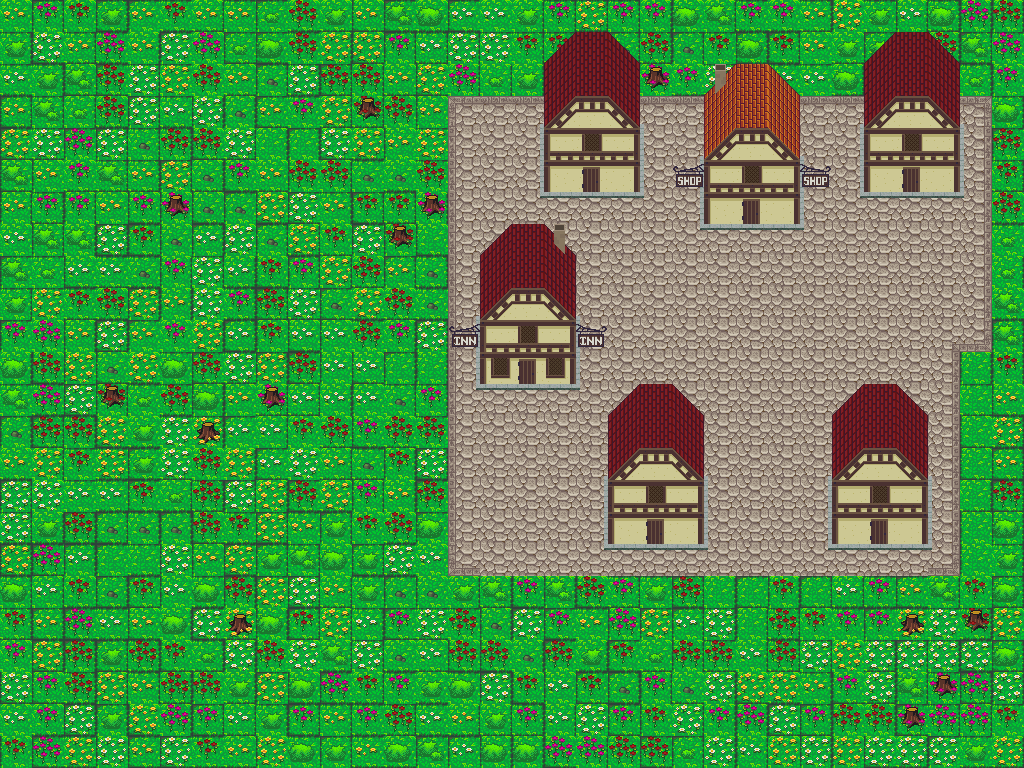

Rendered tile map (Tiled .tmx) drawn with the repository's tilesets; below, a short description and the map source with its tile grids summarised:
An orthogonal 32x24 tile map with 32x32 px tiles, 4 tile layers (Слой тайлов 1, Слой тайлов 2, Слой тайлов 3, Слой тайлов 4), 2 tilesets and 128 objects.

<map version="1.10" tiledversion="1.11.2" orientation="orthogonal" renderorder="right-down" width="32" height="24" tilewidth="32" tileheight="32" infinite="0" nextlayerid="6" nextobjectid="810">
 <tileset firstgid="1" source="../../Downloads/32x32_map_tile v3.1 [MARGINLESS].tsx" />
 <tileset firstgid="668" source="../../Downloads/magecity.tsx" />
 <layer id="1" name="Слой тайлов 1" width="32" height="24">
  <data>[768 cells, 768 non-empty, 15 distinct tile ids]</data>
 </layer>
 <layer id="2" name="Слой тайлов 2" width="32" height="24">
  <data>[768 cells, 750 non-empty, 25 distinct tile ids]</data>
 </layer>
 <layer id="4" name="Слой тайлов 3" width="32" height="24">
  <data>[768 cells, 156 non-empty, 28 distinct tile ids]</data>
 </layer>
 <layer id="5" name="Слой тайлов 4" width="32" height="24">
  <data>[768 cells, 8 non-empty, 8 distinct tile ids]</data>
 </layer>
 <objectgroup id="3">
  <object id="394" gid="301" x="64" y="610" width="32" height="32" />
  <object id="395" gid="300" x="32" y="610" width="32" height="32" />
  <object id="396" gid="277" x="32" y="578" width="32" height="32" />
  <object id="397" gid="278" x="64" y="578" width="32" height="32" />
  <object id="398" gid="302" x="32" y="546" width="32" height="32" />
  <object id="399" gid="303" x="64" y="546" width="32" height="32" />
  <object id="400" gid="279" x="32" y="514" width="32" height="32" />
  <object id="401" gid="280" x="64" y="514" width="32" height="32" />
  <object id="402" gid="301" x="288" y="738" width="32" height="32" />
  <object id="403" gid="300" x="256" y="738" width="32" height="32" />
  <object id="404" gid="277" x="256" y="706" width="32" height="32" />
  <object id="405" gid="278" x="288" y="706" width="32" height="32" />
  <object id="406" gid="302" x="256" y="674" width="32" height="32" />
  <object id="407" gid="303" x="288" y="674" width="32" height="32" />
  <object id="408" gid="279" x="256" y="642" width="32" height="32" />
  <object id="409" gid="280" x="288" y="642" width="32" height="32" />
  <object id="410" gid="301" x="290" y="324" width="32" height="32" />
  <object id="411" gid="300" x="258" y="324" width="32" height="32" />
  <object id="412" gid="277" x="258" y="292" width="32" height="32" />
  <object id="413" gid="278" x="290" y="292" width="32" height="32" />
  <object id="414" gid="302" x="258" y="260" width="32" height="32" />
  <object id="415" gid="303" x="290" y="260" width="32" height="32" />
  <object id="416" gid="279" x="258" y="228" width="32" height="32" />
  <object id="417" gid="280" x="290" y="228" width="32" height="32" />
  <object id="418" gid="301" x="64" y="224" width="32" height="32" />
  <object id="419" gid="300" x="32" y="224" width="32" height="32" />
  <object id="420" gid="277" x="32" y="192" width="32" height="32" />
  <object id="421" gid="278" x="64" y="192" width="32" height="32" />
  <object id="422" gid="302" x="32" y="160" width="32" height="32" />
  <object id="423" gid="303" x="64" y="160" width="32" height="32" />
  <object id="424" gid="279" x="32" y="128" width="32" height="32" />
  <object id="425" gid="280" x="64" y="128" width="32" height="32" />
  <object id="426" gid="301" x="340" y="542" width="32" height="32" />
  <object id="427" gid="300" x="308" y="542" width="32" height="32" />
  <object id="428" gid="277" x="308" y="510" width="32" height="32" />
  <object id="429" gid="278" x="340" y="510" width="32" height="32" />
  <object id="430" gid="302" x="308" y="478" width="32" height="32" />
  <object id="431" gid="303" x="340" y="478" width="32" height="32" />
  <object id="432" gid="279" x="308" y="446" width="32" height="32" />
  <object id="433" gid="280" x="340" y="446" width="32" height="32" />
  <object id="434" gid="301" x="192" y="608" width="32" height="32" />
  <object id="435" gid="300" x="160" y="608" width="32" height="32" />
  <object id="436" gid="277" x="160" y="576" width="32" height="32" />
  <object id="437" gid="278" x="192" y="576" width="32" height="32" />
  <object id="438" gid="302" x="160" y="544" width="32" height="32" />
  <object id="439" gid="303" x="192" y="544" width="32" height="32" />
  <object id="440" gid="279" x="160" y="512" width="32" height="32" />
  <object id="441" gid="280" x="192" y="512" width="32" height="32" />
  <object id="442" gid="301" x="182" y="462" width="32" height="32" />
  <object id="443" gid="300" x="150" y="462" width="32" height="32" />
  <object id="444" gid="277" x="150" y="430" width="32" height="32" />
  <object id="445" gid="278" x="182" y="430" width="32" height="32" />
  <object id="446" gid="302" x="150" y="398" width="32" height="32" />
  <object id="447" gid="303" x="182" y="398" width="32" height="32" />
  <object id="448" gid="279" x="150" y="366" width="32" height="32" />
  <object id="449" gid="280" x="182" y="366" width="32" height="32" />
  <object id="450" gid="301" x="120" y="746" width="32" height="32" />
  <object id="451" gid="300" x="88" y="746" width="32" height="32" />
  <object id="452" gid="277" x="88" y="714" width="32" height="32" />
  <object id="453" gid="278" x="120" y="714" width="32" height="32" />
  <object id="454" gid="302" x="88" y="682" width="32" height="32" />
  <object id="455" gid="303" x="120" y="682" width="32" height="32" />
  <object id="456" gid="279" x="88" y="650" width="32" height="32" />
  <object id="457" gid="280" x="120" y="650" width="32" height="32" />
  <object id="458" gid="301" x="228" y="174" width="32" height="32" />
  <object id="459" gid="300" x="196" y="174" width="32" height="32" />
  <object id="460" gid="277" x="196" y="142" width="32" height="32" />
  <object id="461" gid="278" x="228" y="142" width="32" height="32" />
  <object id="462" gid="302" x="196" y="110" width="32" height="32" />
  <object id="463" gid="303" x="228" y="110" width="32" height="32" />
  <object id="464" gid="279" x="196" y="78" width="32" height="32" />
  <object id="465" gid="280" x="228" y="78" width="32" height="32" />
  <object id="466" gid="301" x="184" y="318" width="32" height="32" />
  <object id="467" gid="300" x="152" y="318" width="32" height="32" />
  <object id="468" gid="277" x="152" y="286" width="32" height="32" />
  <object id="469" gid="278" x="184" y="286" width="32" height="32" />
  <object id="470" gid="302" x="152" y="254" width="32" height="32" />
  <object id="471" gid="303" x="184" y="254" width="32" height="32" />
  <object id="472" gid="279" x="152" y="222" width="32" height="32" />
  <object id="473" gid="280" x="184" y="222" width="32" height="32" />
  <object id="474" gid="301" x="378" y="356" width="32" height="32" />
  <object id="475" gid="300" x="346" y="356" width="32" height="32" />
  <object id="476" gid="277" x="346" y="324" width="32" height="32" />
  <object id="477" gid="278" x="378" y="324" width="32" height="32" />
  <object id="478" gid="302" x="346" y="292" width="32" height="32" />
  <object id="479" gid="303" x="378" y="292" width="32" height="32" />
  <object id="480" gid="279" x="346" y="260" width="32" height="32" />
  <object id="481" gid="280" x="378" y="260" width="32" height="32" />
  <object id="482" gid="301" x="398" y="728" width="32" height="32" />
  <object id="483" gid="300" x="366" y="728" width="32" height="32" />
  <object id="484" gid="277" x="366" y="696" width="32" height="32" />
  <object id="485" gid="278" x="398" y="696" width="32" height="32" />
  <object id="486" gid="302" x="366" y="664" width="32" height="32" />
  <object id="487" gid="303" x="398" y="664" width="32" height="32" />
  <object id="488" gid="279" x="366" y="632" width="32" height="32" />
  <object id="489" gid="280" x="398" y="632" width="32" height="32" />
  <object id="778" gid="301" x="98.4265" y="398.396" width="32" height="32" />
  </objectgroup>
</map>
<!-- 31 of 128 objects omitted -->
